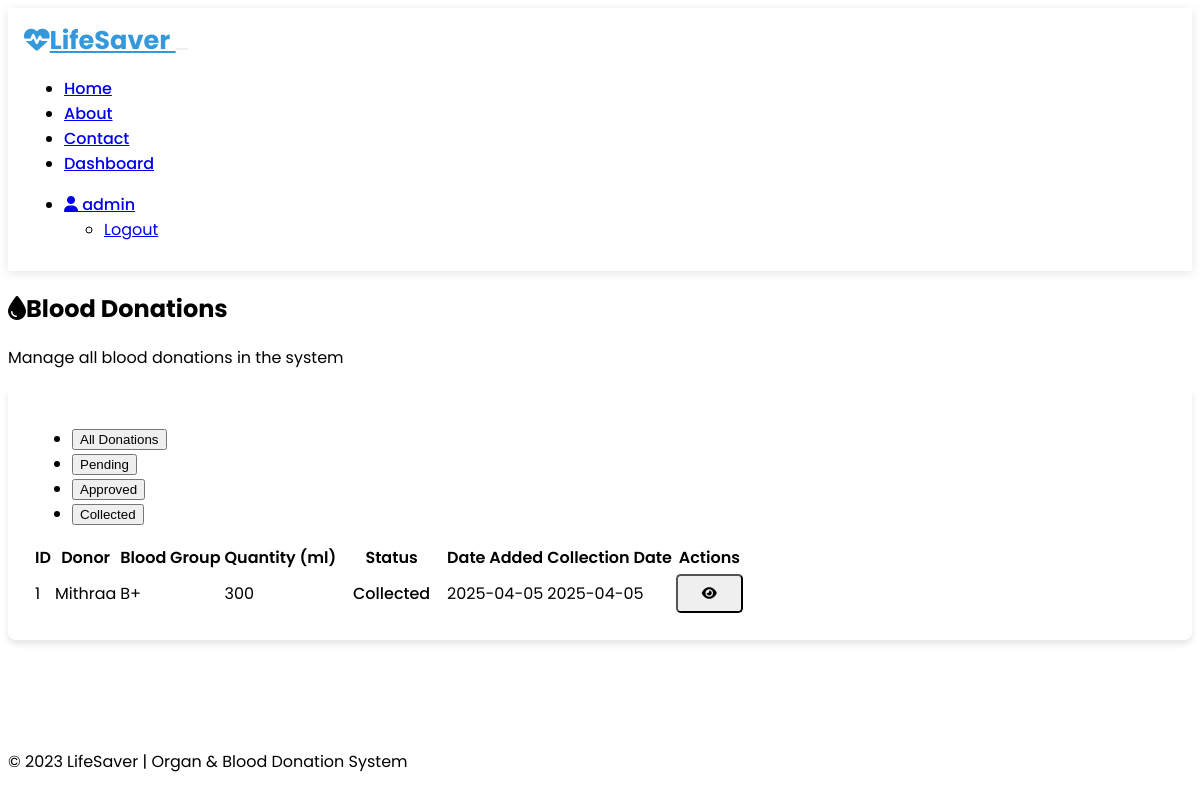
The app's page /admin/blood-donations (signed in) with its own data.
### models.py (models this page shows, shortened)
class User(UserMixin, db.Model):
    id = db.Column(db.Integer, primary_key=True)
    username = db.Column(db.String(64), unique=True, nullable=False)
    email = db.Column(db.String(120), unique=True, nullable=False)
    password_hash = db.Column(db.String(256), nullable=False)
    role_id = db.Column(db.Integer, db.ForeignKey('role.id'), nullable=False)
    phone = db.Column(db.String(20))
    address = db.Column(db.String(200))
    is_verified = db.Column(db.Boolean, default=False)
    date_registered = db.Column(db.DateTime, default=datetime.utcnow)
    organ_donations = db.relationship('OrganDonation', backref='donor', lazy=True)
    organ_requests = db.relationship('OrganRequest', backref='requester', lazy=True)
    blood_donations = db.relationship('BloodDonation', backref='donor', lazy=True)
    blood_requests = db.relationship('BloodRequest', backref='requester', lazy=True)
    def get_role(self):
        return self.role_info.name

class BloodDonation(db.Model):
    id = db.Column(db.Integer, primary_key=True)
    user_id = db.Column(db.Integer, db.ForeignKey('user.id'), nullable=False)
    blood_group = db.Column(db.String(10), nullable=False)
    quantity_ml = db.Column(db.Integer)
    status = db.Column(db.String(20), default='pending')  # pending, approved, collected
    date_added = db.Column(db.DateTime, default=datetime.utcnow)
    collection_date = db.Column(db.DateTime)
    otp = db.Column(db.String(6))
    otp_verified = db.Column(db.Boolean, default=False)
    additional_info = db.Column(db.Text)

### routes/admin.py (the view)
    @login_required
    def decorated_function(*args, **kwargs):
        if current_user.get_role() != 'admin':
            flash('You do not have permission to access this page.', 'danger')
            return redirect(url_for('index'))
        return f(*args, **kwargs)

### app.py (called while the page is built)
@login_manager.user_loader
def load_user(user_id):
    from models import User
    return User.query.get(int(user_id))

### routes/admin.py (called while the page is built, shortened)
def admin_required(f):
    @login_required
    def decorated_function(*args, **kwargs):
        if current_user.get_role() != 'admin':
            flash('You do not have permission to access this page.', 'danger')
            return redirect(url_for('index'))
        return f(*args, **kwargs)
    decorated_function.__name__ = f.__name__
    return decorated_function

@admin_bp.route('/blood-donations', methods=['GET', 'POST'])
@admin_required
def blood_donations():
    donations = BloodDonation.query.order_by(desc(BloodDonation.date_added)).all()
    return render_template('admin/blood_donations.html', title='Blood Donations', donations=donations)

### templates/admin/blood_donations.html (shortened to what this page needs)
{% extends 'layout.html' %}
{% block content %}
<section class="container py-4">
    <div class="d-flex justify-content-between align-items-center mb-4">
        <div>
            <h1 class="mb-0"><i class="fas fa-tint me-2"></i>Blood Donations</h1>
            <p class="lead">Manage all blood donations in the system</p>
        </div>
    </div>
    <div class="card bg-dark animate-on-scroll" data-animation="fade-in">
        <div class="card-body">
            <ul class="nav nav-tabs mb-3" id="donationsTab" role="tablist">
                <li class="nav-item" role="presentation">
                    <button class="nav-link active" id="all-donations-tab" data-bs-toggle="tab" data-bs-target="#all-donations" type="button" role="tab" aria-controls="all-donations" aria-selected="true">All Donations</button>
                </li>
                <li class="nav-item" role="presentation">
                    <button class="nav-link" id="pending-donations-tab" data-bs-toggle="tab" data-bs-target="#pending-donations" type="button" role="tab" aria-controls="pending-donations" aria-selected="false">Pending</button>
                </li>
                <li class="nav-item" role="presentation">
                    <button class="nav-link" id="approved-donations-tab" data-bs-toggle="tab" data-bs-target="#approved-donations" type="button" role="tab" aria-controls="approved-donations" aria-selected="false">Approved</button>
                </li>
                <li class="nav-item" role="presentation">
                    <button class="nav-link" id="collected-donations-tab" data-bs-toggle="tab" data-bs-target="#collected-donations" type="button" role="tab" aria-controls="collected-donations" aria-selected="false">Collected</button>
                </li>
            </ul>
            <div class="tab-content" id="donationsTabContent">
                <div class="tab-pane fade show active" id="all-donations" role="tabpanel" aria-labelledby="all-donations-tab">
                    {% if donations %}
                        <div class="table-responsive">
                            <table class="table table-hover">
                                <thead>
                                    <tr>
                                        <th>ID</th>
                                        <th>Donor</th>
                                        <th>Blood Group</th>
                                        <th>Quantity (ml)</th>
                                        <th>Status</th>
                                        <th>Date Added</th>
                                        <th>Collection Date</th>
                                        <th>Actions</th>
                                    </tr>
                                </thead>
                                <tbody>
                                    {% for donation in donations %}
                                    <tr>
                                        <td>{{ donation.id }}</td>
                                        <td>{{ donation.donor.username }}</td>
                                        <td>{{ donation.blood_group }}</td>
                                        <td>{{ donation.quantity_ml }}</td>
                                        <td>
                                            <span class="badge {% if donation.status == 'pending' %}bg-warning{% elif donation.status == 'approved' %}bg-info{% elif donation.status == 'collected' %}bg-success{% else %}bg-danger{% endif %}">
                                                {{ donation.status|capitalize }}
                                            </span>
                                        </td>
                                        <td>{{ donation.date_added.strftime('%Y-%m-%d') }}</td>
                                        <td>
                                            {% if donation.collection_date %}
                                                {{ donation.collection_date.strftime('%Y-%m-%d') }}
                                            {% else %}
                                                <span class="text-secondary">Not Collected</span>
                                            {% endif %}
                                        </td>
                                        <td>
                                            <div class="btn-group btn-group-sm">
                                                <button type="button" class="btn btn-info" data-bs-toggle="tooltip" title="View Details">
                                                    <i class="fas fa-eye"></i>
                                                </button>
                                            </div>
                                        </td>
                                    </tr>
                                    {% endfor %}
                                </tbody>
                            </table>
                        </div>
                    {% else %}
                        <div class="text-center py-5">
                            <i class="fas fa-tint fa-4x text-secondary mb-3"></i>
                            <h4>No blood donations found</h4>
                            <p>There are no blood donations in the system yet</p>
                        </div>
                    {% endif %}
                </div>
            </div>
        </div>
    </div>
</section>
{% endblock %}

### templates/layout.html (shortened to what this page needs)
<!DOCTYPE html>
<html lang="en" data-bs-theme="dark">
<head>
    <link rel="stylesheet" href="https://cdn.replit.com/agent/bootstrap-agent-dark-theme.min.css">
    <link rel="stylesheet" href="https://cdnjs.cloudflare.com/ajax/libs/font-awesome/6.3.0/css/all.min.css">
    <link rel="stylesheet" href="{{ url_for('static', filename='css/styles.css') }}">
</head>
<body {% if scroll_to %}data-scroll-to="{{ scroll_to }}"{% endif %}>
    <nav class="navbar navbar-expand-lg navbar-dark bg-dark">
        <div class="container">
            <a class="navbar-brand" href="{{ url_for('index') }}">
                <i class="fas fa-heartbeat me-2"></i>LifeSaver
            </a>
            <button class="navbar-toggler" type="button" data-bs-toggle="collapse" data-bs-target="#navbarNav">
            </button>
            <div class="collapse navbar-collapse" id="navbarNav">
                <ul class="navbar-nav me-auto">
                    <li class="nav-item">
                        <a class="nav-link" href="{{ url_for('index') }}">Home</a>
                    </li>
                    <li class="nav-item">
                        <a class="nav-link" href="{{ url_for('about') }}">About</a>
                    </li>
                    <li class="nav-item">
                        <a class="nav-link" href="{{ url_for('contact') }}">Contact</a>
                    </li>
                    {% if current_user.is_authenticated %}
                        {% if current_user.get_role() == 'admin' %}
                            <li class="nav-item">
                                <a class="nav-link" href="{{ url_for('admin.dashboard') }}">Dashboard</a>
                            </li>
                        {% elif current_user.get_role() == 'doctor' %}
                            <li class="nav-item">
                                <a class="nav-link" href="{{ url_for('doctor.dashboard') }}">Dashboard</a>
                            </li>
                        {% elif current_user.get_role() == 'user' %}
                            <li class="nav-item">
                                <a class="nav-link" href="{{ url_for('user.dashboard') }}">Dashboard</a>
                            </li>
                        {% endif %}
                    {% endif %}
                </ul>
                <ul class="navbar-nav ms-auto">
                    {% if current_user.is_authenticated %}
                        <li class="nav-item dropdown">
                            <a class="nav-link dropdown-toggle" href="#" id="navbarDropdown" role="button" data-bs-toggle="dropdown">
                                <i class="fas fa-user me-1"></i> {{ current_user.username }}
                            </a>
                            <ul class="dropdown-menu dropdown-menu-end">
                                <li><a class="dropdown-item" href="{{ url_for('auth.logout') }}">Logout</a></li>
                            </ul>
                        </li>
                    {% endif %}
                </ul>
            </div>
        </div>
    </nav>
    <div class="content">
        {% block content %}{% endblock %}
    </div>
    <footer class="footer bg-dark text-light text-center">
        <div class="container">
            <span>&copy; 2023 LifeSaver | Organ & Blood Donation System</span>
        </div>
    </footer>
</body>
</html>

### static/css/styles.css (style rules this page uses)
:root { --primary-color: #3498db; --secondary-color: #2ecc71; --danger-color: #e74c3c; --warning-color: #f39c12; --info-color: #3498db; --success-color: #2ecc71; --dark-color: #2c3e50; --light-color: #ecf0f1; }
body { font-family: 'Poppins', sans-serif; background-color: var(--bs-dark); color: var(--bs-light); transition: all 0.3s ease; position: relative; min-height: 100vh; }
.content { padding-bottom: 60px; }
.navbar { box-shadow: 0 2px 10px rgba(0, 0, 0, 0.1); padding: 0.8rem 1rem; background-color: var(--bs-dark) !important; }
.navbar-brand { font-weight: 700; font-size: 1.6rem; color: var(--primary-color) !important; }
.nav-link { font-weight: 500; transition: all 0.3s ease; position: relative; }
.nav-link::after { content: ''; position: absolute; width: 0; height: 2px; bottom: 0; left: 0; background-color: var(--primary-color); transition: width 0.3s ease; }
.navbar-toggler { border: none; }
.card { border-radius: 0.5rem; overflow: hidden; transition: transform 0.3s ease, box-shadow 0.3s ease; margin-bottom: 1.5rem; border: none; box-shadow: 0 4px 6px rgba(0, 0, 0, 0.1); }
.card-body { padding: 1.5rem; }
.btn { border-radius: 0.3rem; padding: 0.6rem 1.5rem; font-weight: 500; transition: all 0.3s ease; }
.footer { background-color: var(--bs-dark); padding: 1rem 0; position: absolute; bottom: 0; width: 100%; height: 60px; line-height: 60px; }
.badge { font-weight: 500; padding: 0.4rem 0.8rem; border-radius: 0.3rem; }
.fade-in { animation: fadeIn 1s ease; }
.table th { font-weight: 600; }

### records on screen
User: username "admin"
BloodDonation: id "1", donor.username "Mithraa", blood_group "B+", quantity_ml "300", status "Collected", date_added "2025-04-05", collection_date "2025-04-05"
